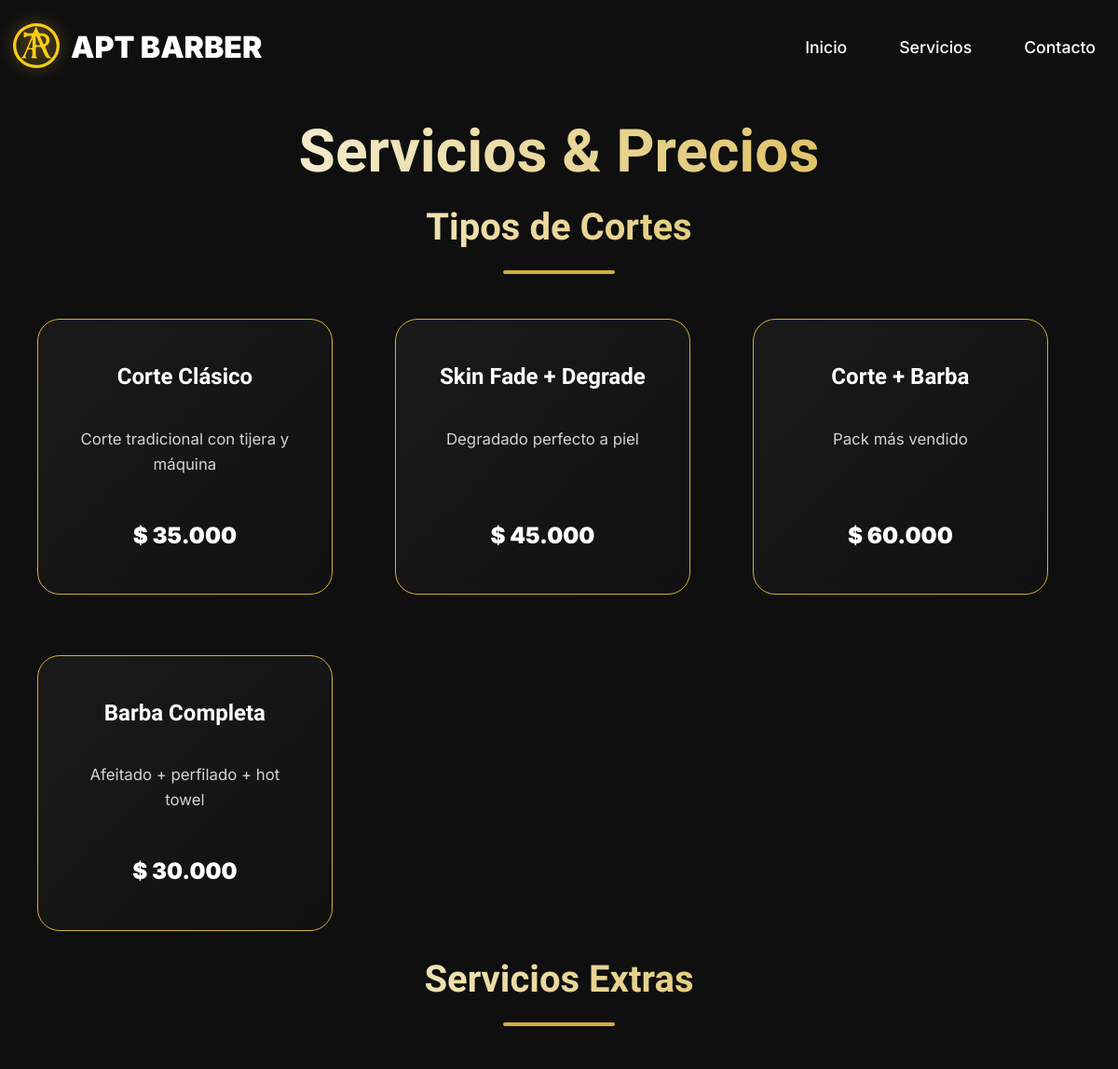
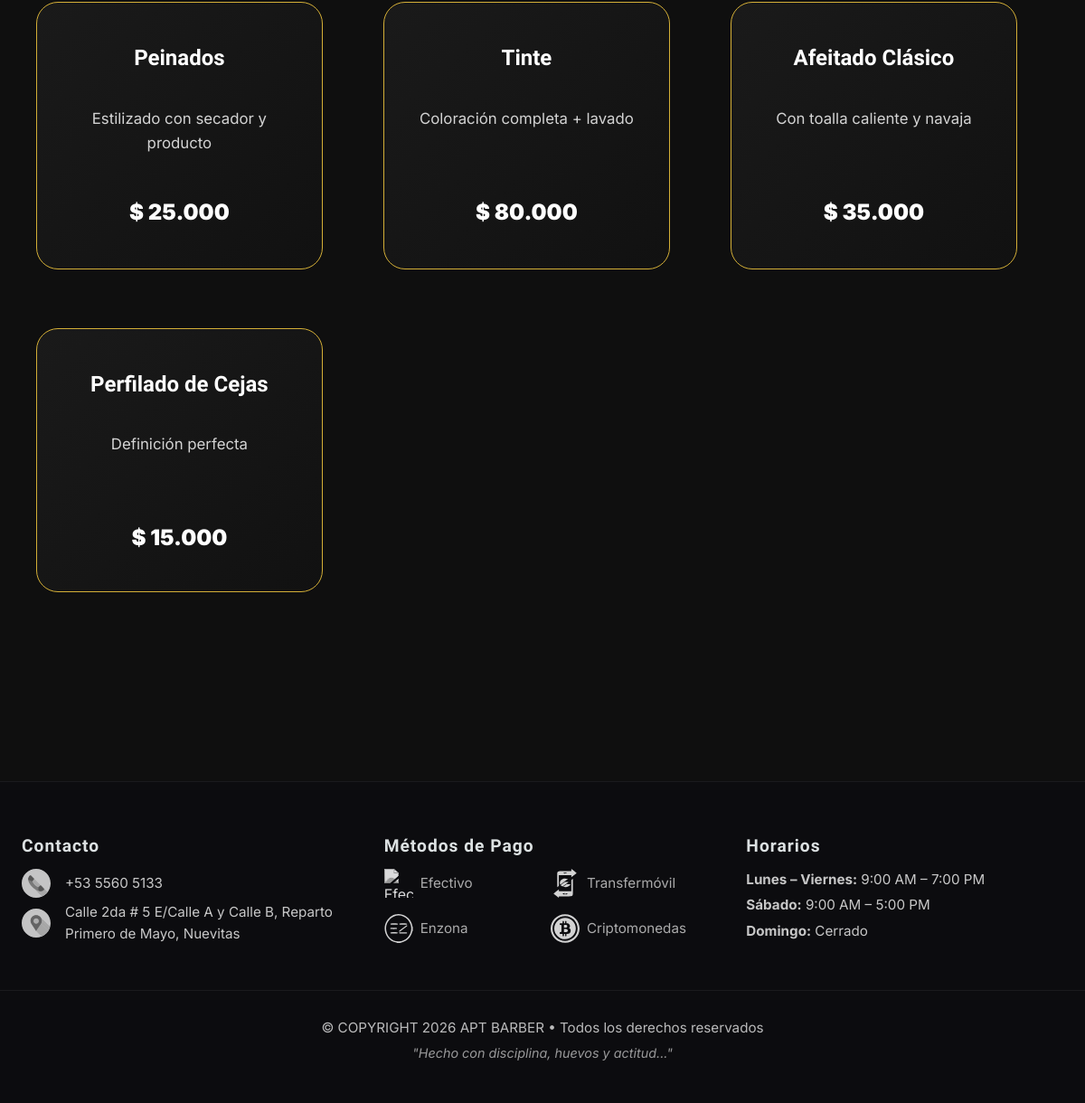
Screenshot of /servicios with the database file from the repository (2 pictures, top to bottom).
### models.py (models this page shows, shortened)
class Servicio(db.Model):
    id = db.Column(db.Integer, primary_key=True)
    nombre = db.Column(db.String(100), nullable=False)
    precio = db.Column(db.String(20), nullable=False)
    descripcion = db.Column(db.Text)
    categoria = db.Column(db.String(20), default="corte", nullable=False)

### app.py (the view)
@app.route('/servicios')
def servicios():
    servicios = Servicio.query.all()
    return render_template('servicios.html', servicios=servicios)

### app.py (called while the page is built)
@app.context_processor
def inject_gallery():
    folder = 'static/images/gallery'
    if not os.path.exists(folder):
        return {'gallery_images': []}
    try:
        files = os.listdir(folder)
        images = []
        for f in files:
            if f.lower().endswith(('.png', '.jpg', '.jpeg', '.webp')):
                full_path = os.path.join(folder, f)
                if os.path.isfile(full_path):  # solo archivos, no carpetas
                    images.append(f)
        images.sort(key=lambda x: os.path.getmtime(os.path.join(folder, x)), reverse=True)
        return {'gallery_images': images[:10]}
    except Exception as e:
        print("Error en galería:", e)
        return {'gallery_images': []}

### templates/servicios.html (shortened to what this page needs)
{% extends "base.html" %}
{% block content %}
<section class="servicios-page fade-in">
    <div class="container">
        <h2 class="page-title text-center">Servicios & Precios</h2>
        <div class="categoria-servicios">
            <h3 class="categoria-titulo">Tipos de Cortes</h3>
            <div class="servicios-grid">
                {% for servicio in servicios %}
                    {% if servicio.categoria == "corte" or not servicio.categoria %}
                        <div class="card">
                            <h3>{{ servicio.nombre }}</h3>
                            {% if servicio.descripcion %}
                                <p class="descripcion">{{ servicio.descripcion }}</p>
                            {% endif %}
                            <div class="precio">$ {{ servicio.precio }}</div>
                        </div>
                    {% endif %}
                {% endfor %}
            </div>
        </div>
        <div class="categoria-servicios">
            <h3 class="categoria-titulo-extra">Servicios Extras</h3>
            <div class="servicios-grid">
                {% for servicio in servicios %}
                    {% if servicio.categoria == "extra" %}
                        <div class="card">
                            <h3>{{ servicio.nombre }}</h3>
                            {% if servicio.descripcion %}
                                <p class="descripcion">{{ servicio.descripcion }}</p>
                            {% endif %}
                            <div class="precio">$ {{ servicio.precio }}</div>
                        </div>
                    {% endif %}
                {% endfor %}
            </div>
        </div>
    </div>
</section>
<footer id="contacto" class="footer-2026">
    <div class="container footer-grid">
        <div class="footer-block">
            <h3 class="footer-title">Contacto</h3>
            <p class="contact-line">
                <img src="/static/images/icons/telefono.svg" alt="Teléfono" class="contact-icon">
                <a href="tel:+5355605133">+53 5560 5133</a>
            </p>
            <p class="contact-line">
                <img src="/static/images/icons/ubicacion.svg" alt="Ubicación" class="contact-icon">
                <a href="https://maps.app.goo.gl/NFcngDXYxjaQh3oS6" target="_blank">
                   Calle 2da # 5 E/Calle A y Calle B, Reparto Primero de Mayo, Nuevitas
                </a>
            </p>
        </div>
        <div class="footer-block">
            <h3 class="footer-title">Métodos de Pago</h3>
            <div class="payment-grid-footer">
                <div class="pay-item-footer">
                    <img src="/static/images/payments/efectivo-icon.svg" alt="Efectivo"><p>Efectivo</p>
                </div>
                <div class="pay-item-footer">
                    <img src="/static/images/payments/transfermovil-logo.svg" alt="Transfermóvil"><p>Transfermóvil</p>
                </div>
                <div class="pay-item-footer">
                    <img src="/static/images/payments/enzona-logo.svg" alt="Enzona"><p>Enzona</p>
                </div>
                <div class="pay-item-footer">
                    <img src="/static/images/payments/bitcoin-logo.svg" alt="Cripto"><p>Criptomonedas</p>
                </div>
            </div>
        </div>
        <div class="footer-block">
            <h3 class="footer-title">Horarios</h3>
            <p><strong>Lunes – Viernes:</strong> 9:00 AM – 7:00 PM</p>
            <p><strong>Sábado:</strong> 9:00 AM – 5:00 PM</p>
            <p><strong>Domingo:</strong> Cerrado</p>
        </div>
    </div>
    <div class="footer-bottom">
        <p>© COPYRIGHT 2026 APT BARBER • Todos los derechos reservados</p>
        <p class="footer-phrase">"Hecho con disciplina, huevos y actitud..."</p>
    </div>
</footer>
{% endblock %}

### static/css/base/01-variables.css (style rules this page uses)
:root { --bg: #0f0f0f; --bg-dark: #0a0a0a; --bg-card: #141414; --text: #f5f5f5; --text-secondary: #d0d0d0; --text-muted: #999; --accent: #d4af37; --accent-hover: #e6c14a; --gray: #222; --border: #333; --whatsapp: #d4af37; --font-primary: 'Inter', sans-serif; --font-display: 'Satoshi', sans-serif; --spacing-xs: 0.25rem; --spacing-sm: 0.5rem; --spacing-md: 1rem; --spacing-lg: 1.5rem; --spacing-xl: 2rem; --spacing-2xl: 3rem; --spacing-3xl: 4rem; --spacing-4xl: 5rem; --radius-sm: 8px; --radius-md: 12px; --radius-lg: 20px; --radius-xl: 24px; --radius-full: 50px; --shadow-sm: 0 2px 4px rgba(0, 0, 0, 0.1); --shadow-md: 0 10px 30px rgba(0, 0, 0, 0.2); --shadow-lg: 0 25px 60px rgba(0, 0, 0, 0.3); --shadow-accent: 0 15px 40px rgba(212, 175, 55, 0.4); --shadow-accent-hover: 0 25px 50px rgba(212, 175, 55, 0.6); --z-header: 1000; --z-mobile-nav: 900; --z-lightbox: 9999; }
* { margin: 0; padding: 0; box-sizing: border-box; }
html { scroll-behavior: smooth; }
body { font-family: var(--font-primary); background: var(--bg); color: var(--text); line-height: 1.6; overflow-x: hidden; }
h1, h2, h3, h4, h5, h6 { font-family: var(--font-display); font-weight: 900; line-height: 1.1; }
p { opacity: 0.85; }
a { color: inherit; text-decoration: none; transition: color 0.3s ease; }
.container { max-width: 1200px; margin: 0 auto; padding: 0 var(--spacing-md); }
.text-center { text-align: center; }

### static/css/base/02-responsive.css (style rules this page uses)
@media (max-width: 1366px) and (min-width: 1025px) { .container { max-width: 1200px; } }
@media (max-width: 1200px) { .container { padding: 0 1.5rem; } }

### static/css/components/03-cards.css (style rules this page uses)
.card { background: linear-gradient(135deg, #1a1a1a, #111); padding: 3rem 2.2rem; border-radius: var(--radius-xl); text-align: center; border: 1px solid var(--accent); transition: all 0.5s cubic-bezier(0.4, 0, 0.2, 1); position: relative; overflow: hidden; display: flex; flex-direction: column; justify-content: space-between; height: 90%; width: 90%; }
.card::before { content: ''; position: absolute; top: 0; left: 0; width: 100%; height: 4px; background: var(--accent); transform: scaleX(0); transform-origin: left; transition: transform 0.6s ease; }
.card h3 { font-size: 1.5rem; margin-bottom: var(--spacing-md); color: white; }
.descripcion { font-size: 1.05rem; opacity: 0.85; margin: var(--spacing-lg) 0; min-height: 50px; line-height: 1.6; }
.precio { font-size: 1.5rem; font-weight: 900; background: white; -webkit-background-clip: text; -webkit-text-fill-color: transparent; background-clip: text; margin: var(--spacing-lg) 0; text-align: center; }

### static/css/components/05-footer.css (style rules this page uses)
.footer-2026 { width: 100%; background: #0c0c0f; padding: 60px 0 40px; border-top: 1px solid rgba(255, 255, 255, 0.06); backdrop-filter: blur(6px); }
.footer-grid { display: grid; grid-template-columns: repeat(auto-fit, minmax(260px, 1fr)); gap: 50px; }
.footer-block { color: #e8e8e8; }
.footer-title { color: #e5eaebf5; font-size: 1.2rem; margin-bottom: 15px; letter-spacing: 1px; font-weight: 600; }
.footer-block p { margin: 4px 0; opacity: 0.85; font-size: 0.95rem; }
.contact-line { display: flex; align-items: center; gap: var(--spacing-md); opacity: 0.85; }
.contact-line a { color: #e8e8e8; text-decoration: none; transition: all 0.3s ease; }
.contact-icon { width: 32px; height: 32px; filter: grayscale(100%) contrast(120%); }
.payment-grid-footer { display: grid; grid-template-columns: repeat(2, 1fr); gap: 18px; margin-top: 10px; }
.pay-item-footer { display: flex; align-items: center; gap: 8px; opacity: 0.85; }
.pay-item-footer img { width: 32px; height: 32px; filter: grayscale(100%) brightness(1.2); }
.footer-bottom { text-align: center; margin-top: 45px; padding-top: 25px; border-top: 1px solid rgba(255, 255, 255, 0.06); }
.footer-bottom p { margin: 4px 0; opacity: 0.75; font-size: 0.95rem; }
.footer-bottom .footer-phrase { font-style: italic; opacity: 0.6; font-size: 0.9rem; }
.footer-phrase { margin-top: 10px; opacity: 0.6; font-style: italic; font-size: 0.9rem; }

### static/css/layouts/01-hero.css (style rules this page uses)
.fade-in { opacity: 0; transform: translateY(40px); transition: all 0.9s ease; }
.fade-in.visible { opacity: 1; transform: translateY(0); }

### rows the page displays
Servicio: nombre "Corte Clásico", descripcion "Corte tradicional con tijera y máquina", precio "35.000"
Servicio: nombre "Skin Fade + Degrade", descripcion "Degradado perfecto a piel", precio "45.000"
Servicio: nombre "Corte + Barba", descripcion "Pack más vendido", precio "60.000"
Servicio: nombre "Barba Completa", descripcion "Afeitado + perfilado + hot towel", precio "30.000"
Servicio: nombre "Peinados", descripcion "Estilizado con secador y producto", precio "25.000"
Servicio: nombre "Tinte", descripcion "Coloración completa + lavado", precio "80.000"
Servicio: nombre "Afeitado Clásico", descripcion "Con toalla caliente y navaja", precio "35.000"
Servicio: nombre "Perfilado de Cejas", descripcion "Definición perfecta", precio "15.000"
